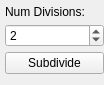
                         <widget class="QWidget" name="page_11">
                          <property name="geometry">
                           <rect>
                            <x>0</x>
                            <y>0</y>
                            <width>104</width>
                            <height>85</height>
                           </rect>
                          </property>
                          <attribute name="label">
                           <string>BF Subdiv.</string>
                          </attribute>
                          <attribute name="toolTip">
                           <string>Butterfly Subdivision (Global)</string>
                          </attribute>
                          <layout class="QVBoxLayout" name="verticalLayout_18">
                           <property name="spacing">
                            <number>5</number>
                           </property>
                           <property name="leftMargin">
                            <number>5</number>
                           </property>
                           <property name="topMargin">
                            <number>5</number>
                           </property>
                           <property name="rightMargin">
                            <number>0</number>
                           </property>
                           <property name="bottomMargin">
                            <number>5</number>
                           </property>
                           <item>
                            <widget class="QLabel" name="label_18">
                             <property name="text">
                              <string>Num Divisions:</string>
                             </property>
                            </widget>
                           </item>
                           <item>
                            <widget class="QSpinBox" name="sbBFDivisionsG">
                             <property name="minimum">
                              <number>1</number>
                             </property>
                             <property name="value">
                              <number>2</number>
                             </property>
                            </widget>
                           </item>
                           <item>
                            <widget class="QPushButton" name="btnBFSubdivideG">
                             <property name="text">
                              <string>Subdivide</string>
                             </property>
                            </widget>
                           </item>
                           <item>
                            <spacer name="verticalSpacer_3">
                             <property name="orientation">
                              <enum>Qt::Vertical</enum>
                             </property>
                             <property name="sizeHint" stdset="0">
                              <size>
                               <width>20</width>
                               <height>40</height>
                              </size>
                             </property>
                            </spacer>
                           </item>
                          </layout>
                         </widget>
